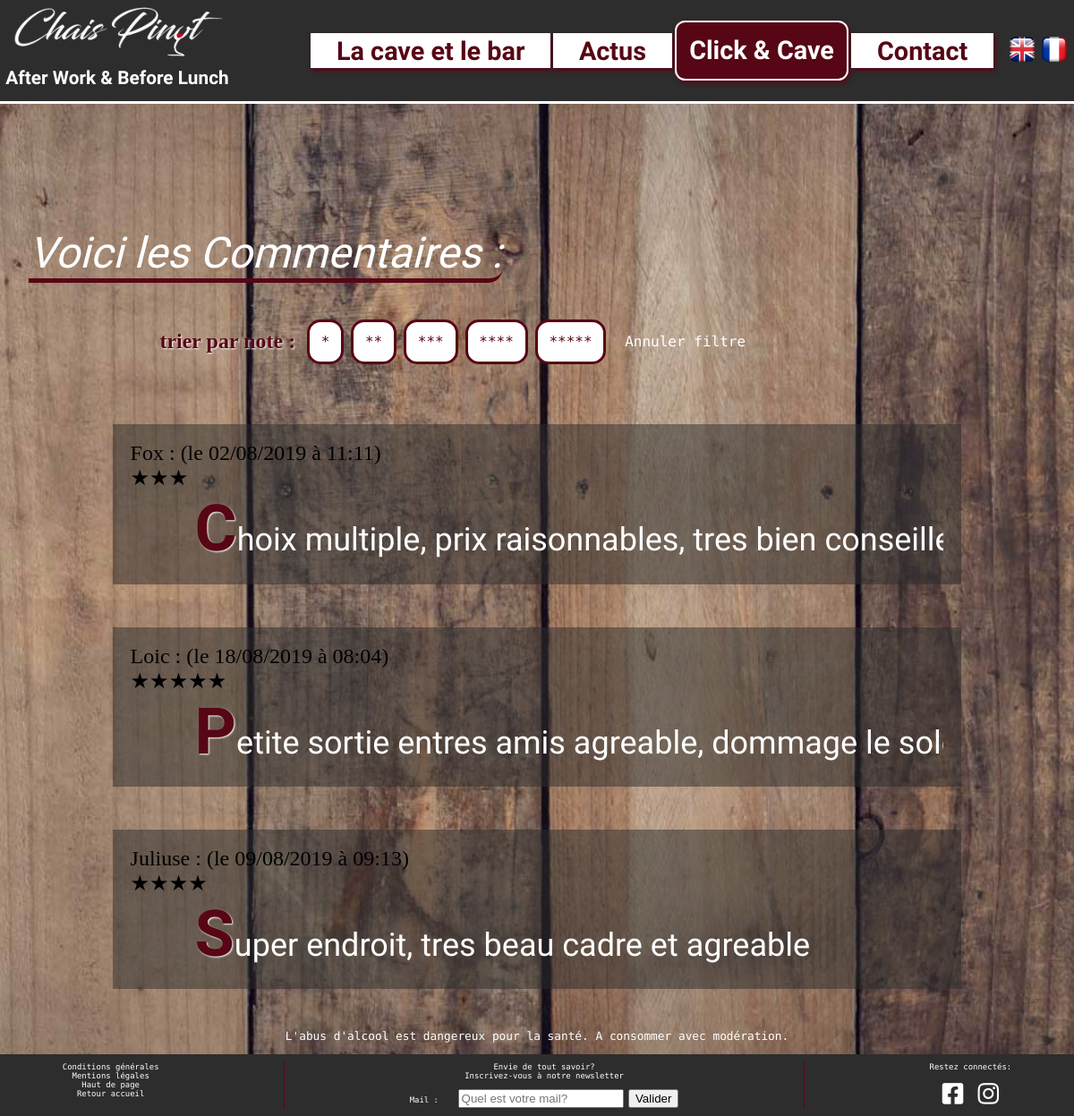
The page /index.php?action=comments on the database its author committed.
### tables this page shows
CREATE TABLE `comments` (
  `id` int(11) NOT NULL,
  `pseudo` varchar(80) NOT NULL,
  `note` int(1) NOT NULL,
  `text` text NOT NULL,
  `date_crea` datetime NOT NULL
);

### Controller/frontend.php (called while the page is built, shortened)
<?php
    require_once('./model-manager/commentManager.php');
    function comments(){
        $list_com = new Comments;
        $coms = $list_com->listAllComments();
        require('./view/frontend/view_comments_fr.php');
    }

### model-manager/commentManager.php (called while the page is built, shortened)
<?php
    class Comments extends DataConnect
    {
        public function listAllComments()
        {
            $db = $this->dbConnect();
            $req = $db->query("SELECT `pseudo`, `note`, `text`, DATE_FORMAT(date_crea, ' (le %d/%m/%Y à %H:%i)') as date_fr  from comments ORDER BY ID DESC");
            return $req;
        }
    }

### view/frontend/view_comments_fr.php (the view, shortened to what this page needs)
<?php
$css = '<link rel="stylesheet" type="text/css" href="./public/css/comments.css">';
?>
<section>
    <div class="commentaires">
        <h2>Voici les Commentaires : </h2>
        <br>
        <nav>
            <ul>
                <li><strong>trier par note :</strong></li>
                <a href="index.php?action=comments&note=1">
                    <li class="note">*</li>
                </a>
                <a href="index.php?action=comments&note=2">
                    <li class="note">**</li>
                </a>
                <a href="index.php?action=comments&note=3">
                    <li class="note">***</li>
                </a>
                <a href="index.php?action=comments&note=4">
                    <li class="note">****</li>
                </a>
                <a href="index.php?action=comments&note=5">
                    <li class="note">*****</li>
                <a href="index.php?action=comments"><li>Annuler filtre</li></a>
                </a>
            </ul>
        </nav>
        <br>
        <div class="containerComs">
            <div class="comments">
                <?php
                    while($com = $coms->fetch()){
                        echo    '<div class="bloc">' . htmlspecialchars($com['pseudo']) . " :" . $com['date_fr'] .
                            '<br>';
                                    if(isset($com['note'])){
                                        if($com['note'] == 3){
                                            echo "&#9733;&#9733;&#9733";}
                                        if($com['note'] == 4){
                                            echo "&#9733;&#9733;&#9733;&#9733";}
                                        if($com['note'] == 5){
                                            echo "&#9733;&#9733;&#9733;&#9733;&#9733;";}
                                    }
                        echo    '<div class="article">
                                    <div id="machine" class="machinebox">' . htmlspecialchars($com['text']) . '</div>
                                </div></div>';
                    }
                ?>
            </div>
        </div>
    </div>
</section>
<?php require('./view/template/template_site_fr.php'); ?>

### public/css/headerFooter.css (style rules this page uses)
:root { --colorbordeau: rgb(87, 6, 21); }
#machine { font-family: 'Dancing Script', cursive; }
.machinebox { font-size: 150%; white-space: nowrap; overflow: hidden; color: white; padding-right: 2em; padding-left: 2em; -webkit-animation: typing 5s steps(38, end); }
.commentaires strong { color: var(--colorbordeau); text-shadow: 1px 1px 2px white; }
.commentaires #machine::first-letter { color: var(--colorbordeau); text-shadow: 1px 1px 2px white; font-size: 2em; font-weight: bolder; }
section { margin-top: 12em; }
body { background-attachment: fixed; background-position: top; background-repeat: no-repeat; background-size: cover; background-image: url('../images/divers/parquet.jpg'); margin: 0; }
h2 { font-family: 'Dancing Script', cursive; color: white; font-size: 3em; display: inline-block; border-bottom: 5px var(--colorbordeau) solid; border-bottom-right-radius: 15px; font-style: italic; font-weight: lighter; }
a { font-family: 'Roboto Mono', monospace; }
@media screen and (max-width: 1500px) { section { margin-top: 8em; } }
@media screen and (max-width: 1500px) { h2 { font-size: 2.5em; } }
@media screen and (max-width: 1300px) { h2 { font-size: 3em; } }

### public/css/comments.css (style rules this page uses)
.commentaires { margin: auto; padding: 2em; }
a { color:white; font-size: 1 }
.bloc { background-color: rgba(45,45,45,0.5); padding: 0.8em; font-size: 1.3em; font-size: 1.5em; width: 80%; margin: auto; margin-top: 2em; }
strong { font-size: 1.5em; }
section nav ul { display: flex; margin: auto; align-items: center; width: 80% }
section nav li { list-style: none; padding: 0.8em; font-size: 1em }
section nav .note { background-color: white; color: var(--colorbordeau); border: solid 3px var(--colorbordeau); border-radius: 15px; margin-right: 0.5em }
section nav a { text-decoration: none; }

### rows shown on the page
comments: pseudo "Fox", date_fr "(le 02/08/2019 à 11:11)", text "Choix multiple, prix raisonnables, tres bien…"
comments: pseudo "Loic", date_fr "(le 18/08/2019 à 08:04)", text "Petite sortie entres amis agreable, dommage le…"
comments: pseudo "Juliuse", date_fr "(le 09/08/2019 à 09:13)", text "Super endroit, tres beau cadre et agreable"
